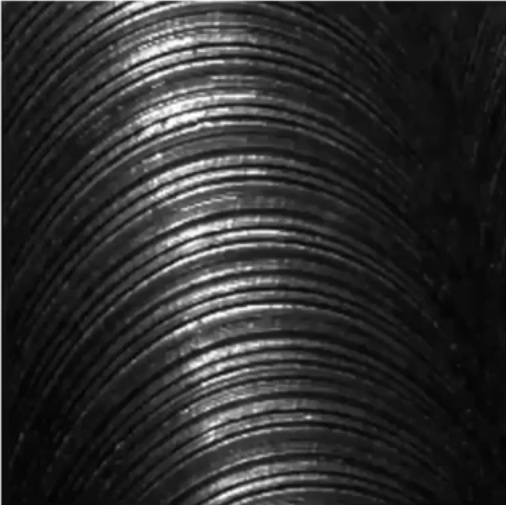
#> input picture Basic Image Processing/Image Enhancement/test3.jpg, 506 x 505 px
$ python sharpening_kernel_based.py
#> lines starting #> are read from the running program, lines starting #| are printed output that depends on the picture
import cv2
import numpy as np
import matplotlib.pyplot as plt

# 1. Load the image
# OpenCV loads images in BGR format by default
image_bgr = cv2.imread('test3.jpg')
#> image_bgr is the input picture: shape (505, 506, 3); min 2, max 255, mean 46.6

# 2. Sharpening Logic (Kernel Method)
kernel = np.array([[-0.005, -0.005, -0.005],
                   [-0.005, 1.4, -0.005],
                   [-0.005, -0.005, -0.005]])
sharpened_bgr = cv2.filter2D(image_bgr, -1, kernel)
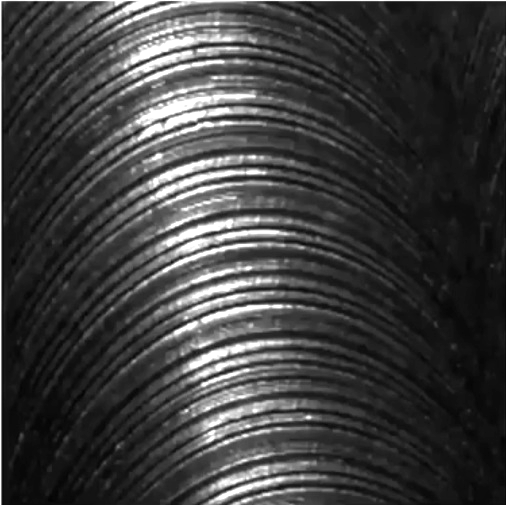
#> sharpened_bgr: shape (505, 506, 3); min 3, max 255, mean 62.5

# 3. Convert BGR to RGB for Matplotlib display
# Matplotlib expects RGB, otherwise colors will look "swapped"
image_rgb = cv2.cvtColor(image_bgr, cv2.COLOR_BGR2RGB)
sharpened_rgb = cv2.cvtColor(sharpened_bgr, cv2.COLOR_BGR2RGB)

# 4. Create the side-by-side comparison plot
plt.figure(figsize=(12, 6))

# Subplot 1: Original
plt.subplot(1, 2, 1)
plt.imshow(image_rgb)
plt.title('Original Image')
plt.axis('off') # Hide pixel coordinates

# Subplot 2: Sharpened
plt.subplot(1, 2, 2)
plt.imshow(sharpened_rgb)
plt.title('Sharpened Image')
plt.axis('off')

# Display the final comparison
plt.tight_layout()
plt.show()
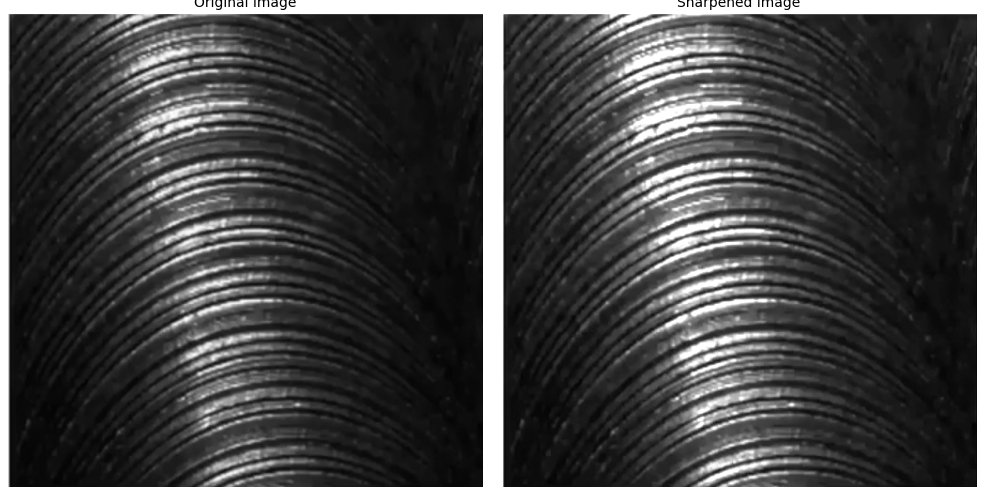
#> figure drawn by matplotlib, 2 panels

$ run again, with Basic Image Processing/Image Enhancement/test2.jpg copied over Basic Image Processing/Image Enhancement/test3.jpg
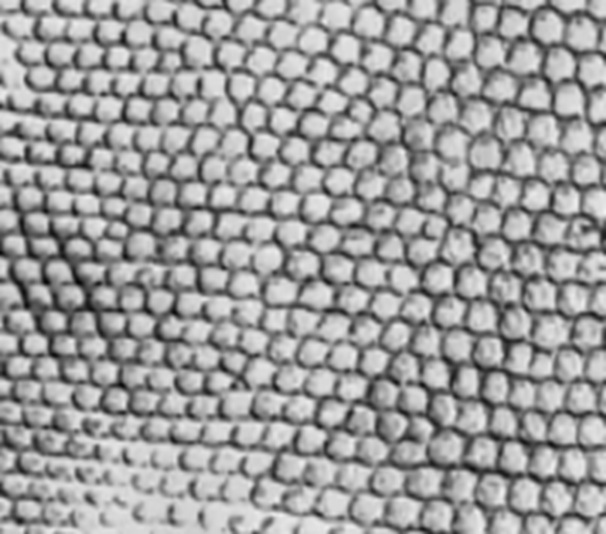
#> input picture Basic Image Processing/Image Enhancement/test2.jpg, 606 x 534 px
#> image_bgr is the input picture: shape (534, 606, 3); min 4, max 242, mean 156.5
#> `sharpened_bgr = cv2.filter2D(image_bgr, -1, kernel)`:
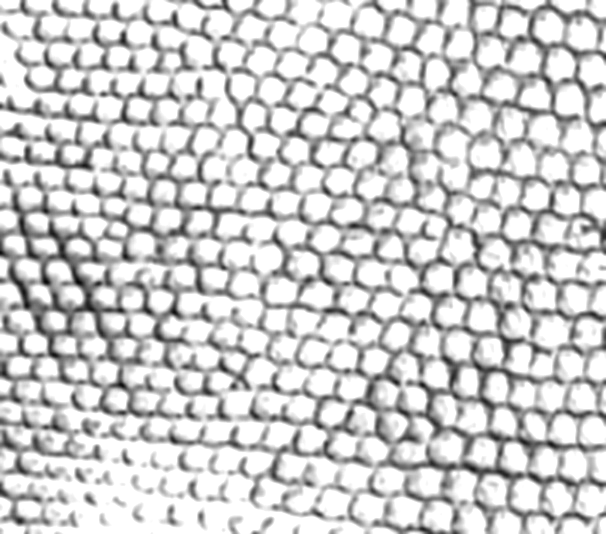
#> sharpened_bgr: shape (534, 606, 3); min 5, max 255, mean 203.4
#> `plt.show()`:
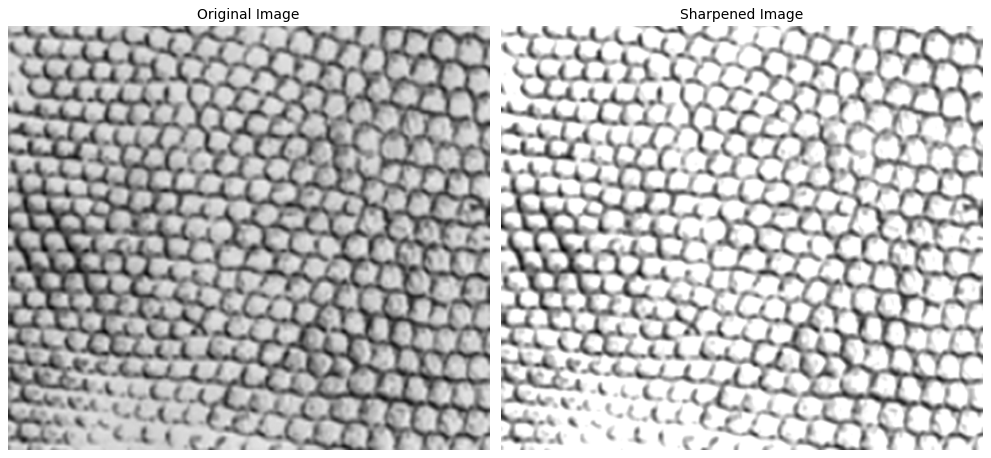
#> figure drawn by matplotlib, 2 panels

$ run again, with Basic Image Processing/Image Enhancement/test6.jpg copied over Basic Image Processing/Image Enhancement/test3.jpg
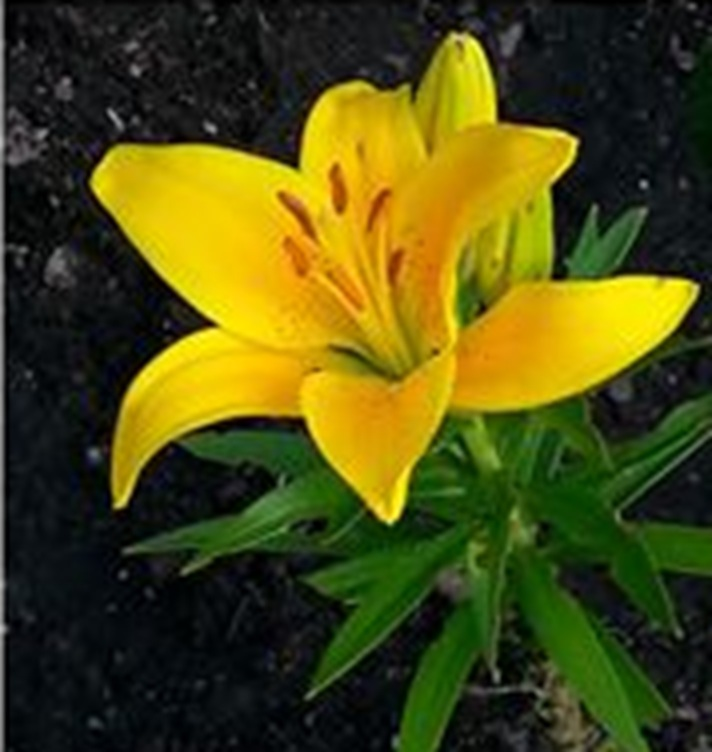
#> input picture Basic Image Processing/Image Enhancement/test6.jpg, 712 x 752 px
#> image_bgr is the input picture: shape (752, 712, 3); mean B, G, R 17.6, 75.7, 77.5
#> `sharpened_bgr = cv2.filter2D(image_bgr, -1, kernel)`:
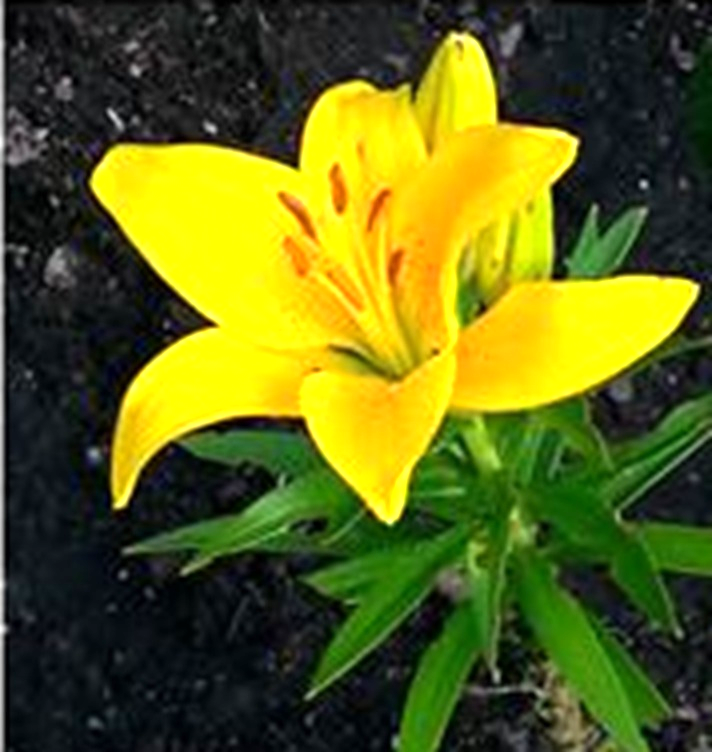
#> sharpened_bgr: shape (752, 712, 3); mean B, G, R 23.9, 100, 93.7
#> `plt.show()`:
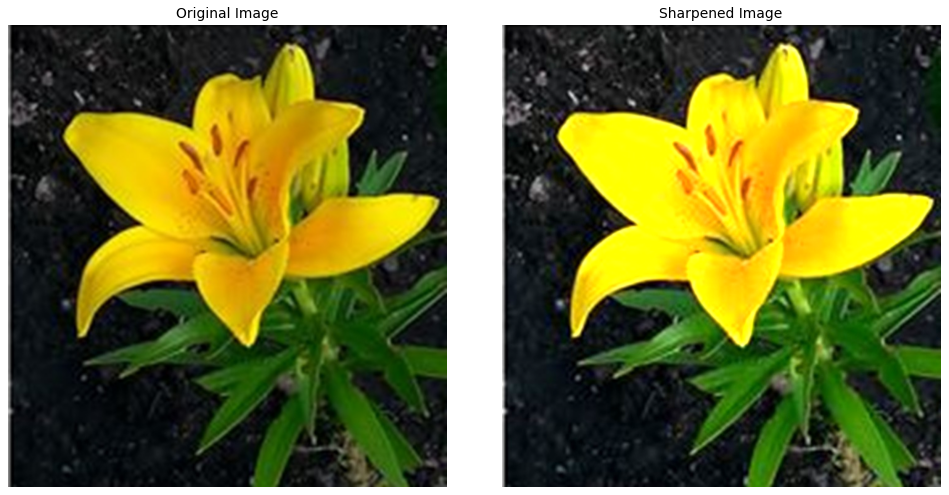
#> figure drawn by matplotlib, 2 panels

$ run again, with Basic Image Processing/Image Enhancement/test7.jpg copied over Basic Image Processing/Image Enhancement/test3.jpg
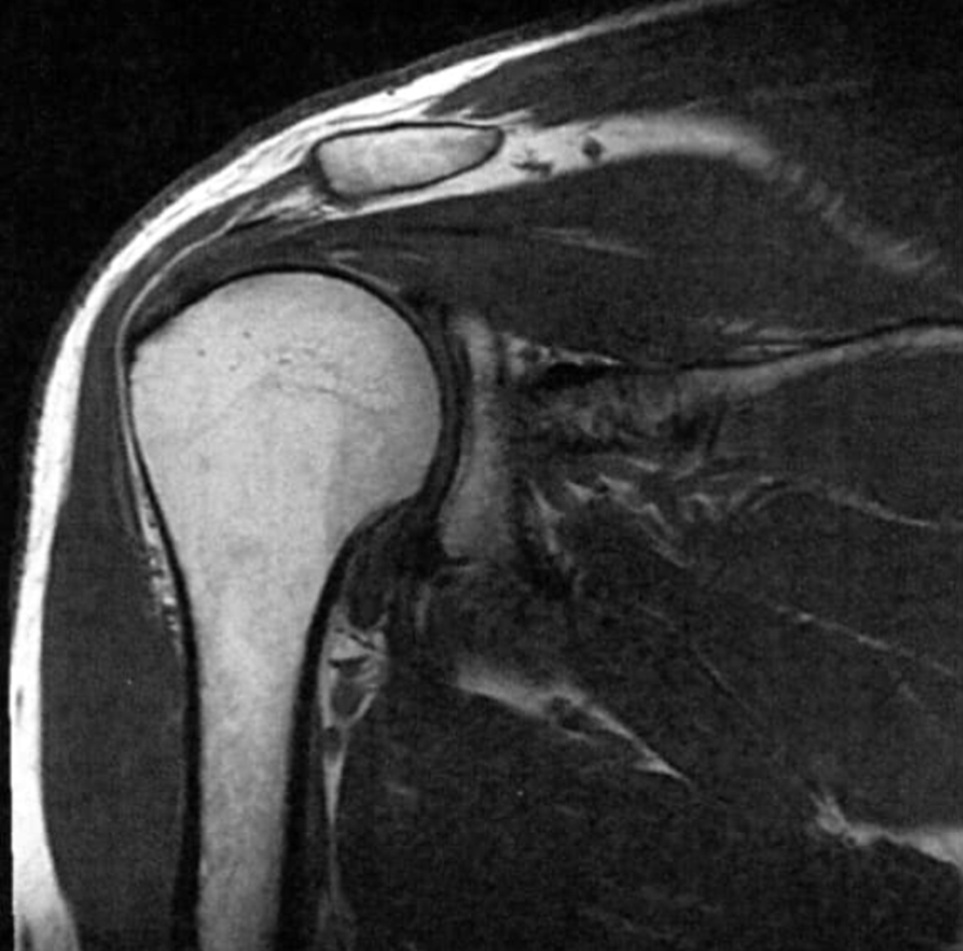
#> input picture Basic Image Processing/Image Enhancement/test7.jpg, 963 x 951 px
#> image_bgr is the input picture: shape (951, 963, 3); min 0, max 255, mean 61.7
#> `sharpened_bgr = cv2.filter2D(image_bgr, -1, kernel)`:
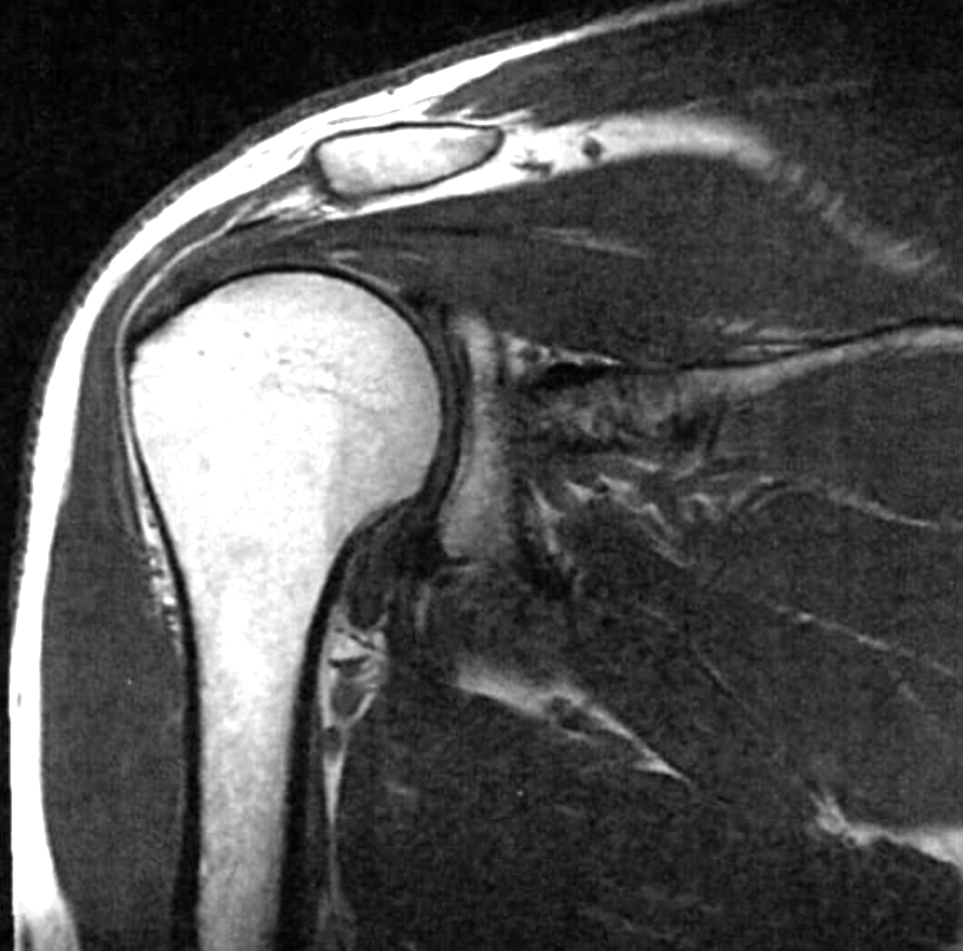
#> sharpened_bgr: shape (951, 963, 3); min 0, max 255, mean 81.4
#> `plt.show()`:
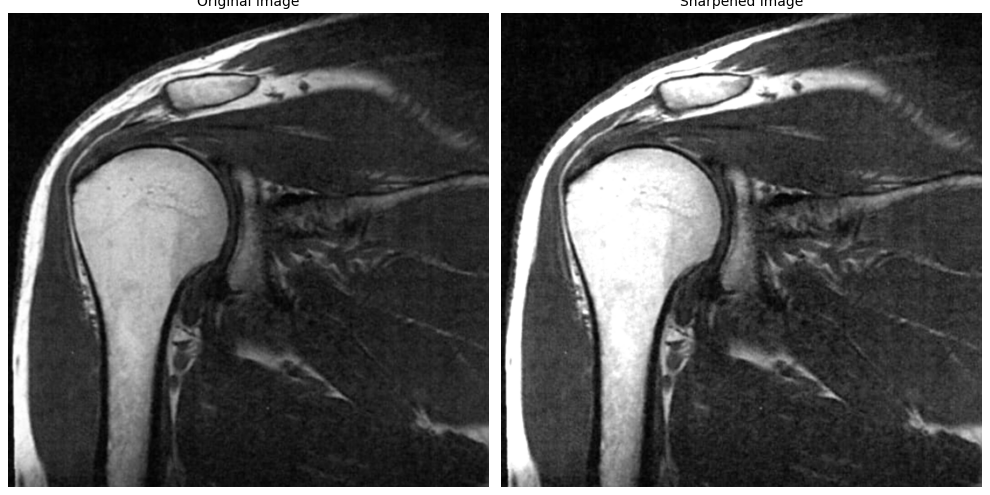
#> figure drawn by matplotlib, 2 panels
